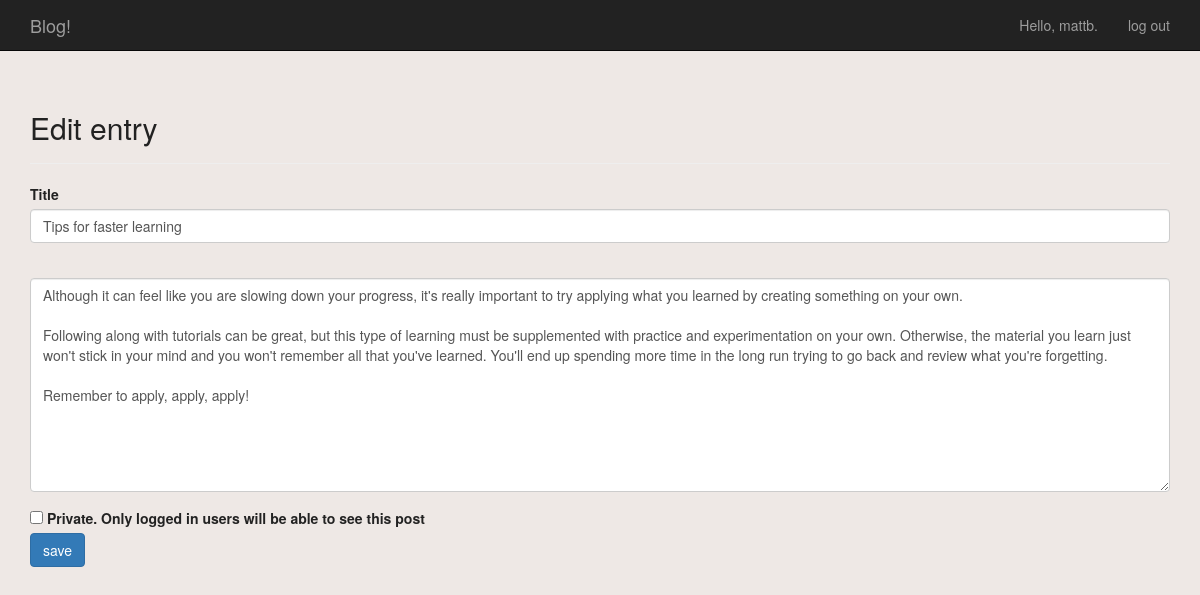
The app's page /edit_post/2 (signed in) with its own data.
### blog/models.py (models this page shows, shortened)
class Post(models.Model):
	title = models.CharField(max_length=255)
	content = models.TextField()
	posted_on = models.DateTimeField(auto_now_add=True)
	author = models.ForeignKey(User, on_delete=models.CASCADE)
	private = models.BooleanField(default=False)

### blog/views.py (the view)
# urls.py: path('edit_post/<post_id>', views.edit_post, name='edit_post'),
@login_required
def edit_post(request, post_id):
	post = Post.objects.get(id=post_id)
	check_post_owner(request, post)
	if request.method != 'POST':
		form = PostForm(instance=post)
	else:
		form = PostForm(instance=post, data=request.POST)
		if form.is_valid():
			form.save()
			return HttpResponseRedirect(reverse('blog:index'))
	context = {'post': post, 'form': form}
	return render(request, 'blog/edit_post.html', context)

### blog/forms.py
class PostForm(forms.ModelForm):
	class Meta:
		model = Post
		fields = ['title', 'content', 'private']
		labels = {
			'title': 'Title',
			'content': '',
			'private': 'Private. Only logged in users will be able to see this post',
			}
		widgets = {
			'content': forms.Textarea(attrs={'cols': 80}),
			}

### blog/views.py (called while the page is built)
def check_post_owner(request, post):
	if post.author != request.user:
		raise Http404

### blog/templates/blog/edit_post.html (shortened to what this page needs)
{% extends 'blog/base.html' %}
{% load bootstrap3 %}
{% block header %}
  <h2>Edit entry</h2>
{% endblock header %}
{% block content %}
  <form action="{% url 'blog:edit_post' post.id %}" method='post' class="form">
    {% bootstrap_form form %}
    {% buttons %}
      <button name="submit" class="btn btn-primary">save</button>
    {% endbuttons %}
  </form>
{% endblock content %}

### blog/templates/blog/base.html (shortened to what this page needs)
{% load bootstrap3 %}
<!DOCTYPE html>
<html lang="en">
  <head>
	{% bootstrap_css %}
	{% load static %}
	<link rel="stylesheet" type="text/css" href="{% static 'blog/styles.css' %}">
  </head>
  <body>
    <nav class="navbar navbar-inverse navbar-static-top">
	  <div class="container">
	    <div class="navbar-header">
		  <a class="navbar-brand" href="{% url 'blog:index' %}">Blog!</a>
		</div>
		<div id="navbar" class="navbar-collapse collapse">
		  <ul class="nav navbar-nav navbar-right">
			{% if user.is_authenticated %}
			  <li><a>Hello, {{ user.username }}.</a></li>
			  <li><a href="{% url 'users:logout' %}">log out</a></li>
			{% else %}
			  <li><a href="{% url 'users:register' %}">register</a></li>
			  <li><a href="{% url 'users:login' %}">log in</a></li>
			{% endif %}
		  </ul>
		</div>
	  </div>
	</nav>
    <div class="container">
	  <div class="page-header">
			{% block header %}{% endblock header %}
	  </div>
	  <div>
	    {% block content %}{% endblock content %}
	  </div>
  </div>
  </body>
</html>

### blog/static/blog/styles.css (style rules this page uses)
body { color: #222; background-color: #EEE8E5; }

### records on screen
Post: title "Tips for faster learning", content "Although it can feel like you are slowing down your progress, it's really important to try applying what you learned by creating something on your own. Following along with tutorials can be great, but this type of learning must be supplemented with practice and experimentation on your own. Otherwise, the material you learn just won't stick in your mind and you won't remember all that you've learned. You'll end up spending more time in the long run trying to go back and review what you're forgetting. Remember to apply, apply, apply!"

### other values on screen
{{ user.username }} "mattb"
